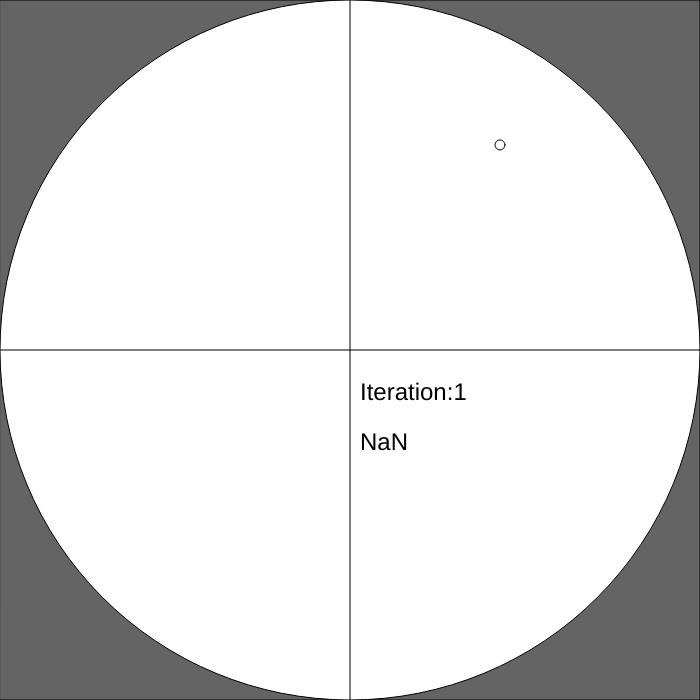
Frame 1 (no input)
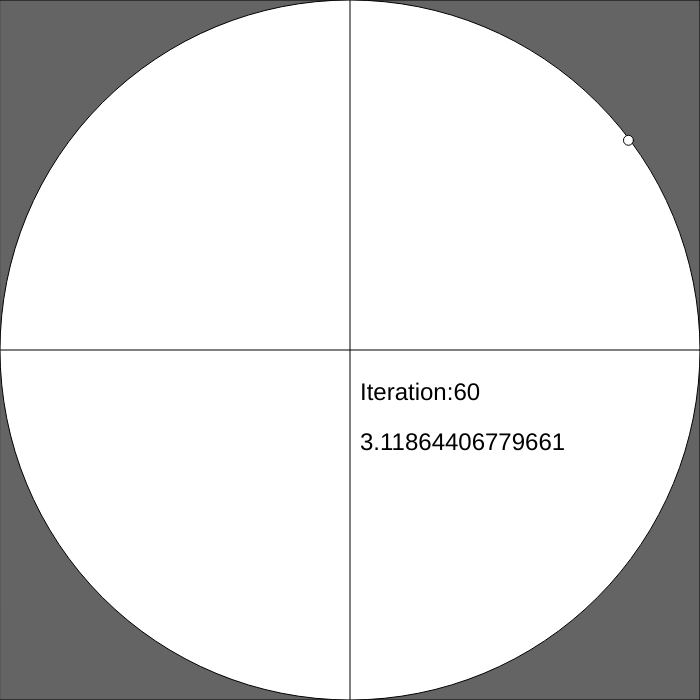
Frame 60 (no input)
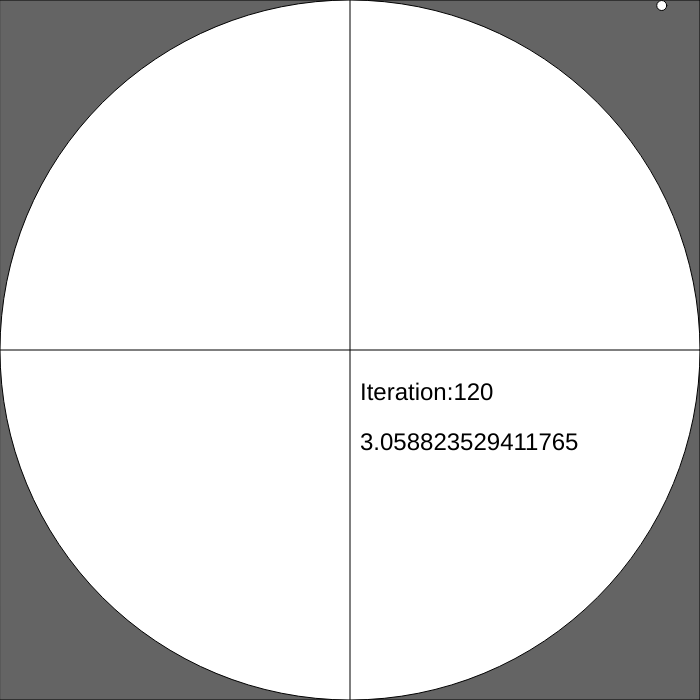
Frame 120 (the mouse pressed at the canvas centre since frame 60)

The p5.js sketch that drew these frames (run headless with seeded random() and noise() and a simulated clock; from frame 60 on, the mouse is pressed at the canvas centre):

// p5.js sketch
// ── sketch.js
let colpito=0;
let sparate=0;
function setup() {
  createCanvas(700, 700);
}

function draw() {
  let AR = width*height;
  let result = colpito*AR/sparate/pow(350,2);
  push();
  fill(100);
  rect(0, 0, 700, 700);
  pop();
  translate(350,350);
  circle(0,0,width);
  line(0,-width/2,0,350);
  line(-width/2,0,width/2,0);
  if(sparate<10000){
    sparate++;
    shot();
  }
  print(result);
  push();
  textSize(24);
  text("Iteration:"+sparate,10,50);
  text(result,10,100);
  fill(0, 102, 153);
  pop();
}

function shot(){
  var x = random(-350, 350);
  var y = random(-350, 350);
  circle(x, y, 10);
  if((pow(x,2)+pow(y,2))<=pow(350,2)){
    colpito++;
  }
}
